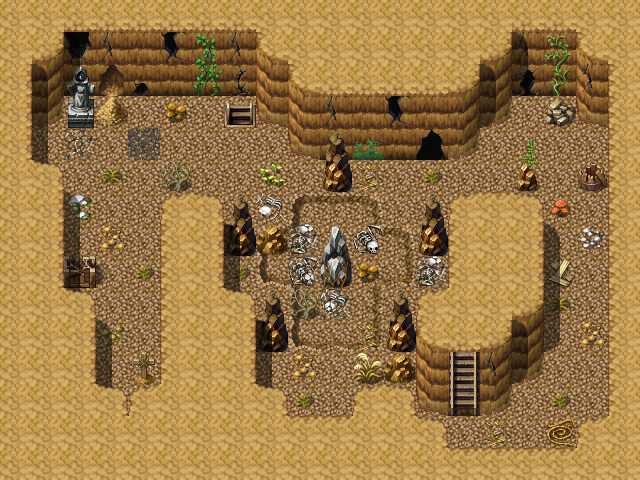

Below is a game level as drawn by its tile map, then a one-line description and the .tmx that defines it (tile-layer data replaced by summaries):
An orthogonal 20x15 tile map with 32x32 px tiles, 5 tile layers (Ground, Objects, Objects_after, Above, ...), 1 hidden layer not drawn, 40 tilesets and 17 objects (8x spawn, 6x replace, 2x mapchange, sign).

<map version="1.0" orientation="orthogonal" width="20" height="15" tilewidth="32" tileheight="32">
 <tileset firstgid="1" name="map_bed_1" tilewidth="32" tileheight="32">
  <image source="../drawable/map_bed_1.png" width="512" height="256" />
 </tileset>
 <tileset firstgid="129" name="map_border_1" tilewidth="32" tileheight="32">
  <image source="../drawable/map_border_1.png" width="512" height="256" />
 </tileset>
 <tileset firstgid="257" name="map_bridge_1" tilewidth="32" tileheight="32">
  <image source="../drawable/map_bridge_1.png" width="512" height="256" />
 </tileset>
 <tileset firstgid="385" name="map_broken_1" tilewidth="32" tileheight="32">
  <image source="../drawable/map_broken_1.png" width="512" height="256" />
 </tileset>
 <tileset firstgid="513" name="map_cavewall_1" tilewidth="32" tileheight="32">
  <image source="../drawable/map_cavewall_1.png" width="576" height="192" />
 </tileset>
 <tileset firstgid="621" name="map_cavewall_2" tilewidth="32" tileheight="32">
  <image source="../drawable/map_cavewall_2.png" width="576" height="192" />
 </tileset>
 <tileset firstgid="729" name="map_cavewall_3" tilewidth="32" tileheight="32">
  <image source="../drawable/map_cavewall_3.png" width="576" height="192" />
 </tileset>
 <tileset firstgid="837" name="map_chair_table_1" tilewidth="32" tileheight="32">
  <image source="../drawable/map_chair_table_1.png" width="512" height="256" />
 </tileset>
 <tileset firstgid="965" name="map_crate_1" tilewidth="32" tileheight="32">
  <image source="../drawable/map_crate_1.png" width="512" height="256" />
 </tileset>
 <tileset firstgid="1093" name="map_cupboard_1" tilewidth="32" tileheight="32">
  <image source="../drawable/map_cupboard_1.png" width="512" height="256" />
 </tileset>
 <tileset firstgid="1221" name="map_curtain_1" tilewidth="32" tileheight="32">
  <image source="../drawable/map_curtain_1.png" width="512" height="256" />
 </tileset>
 <tileset firstgid="1349" name="map_entrance_1" tilewidth="32" tileheight="32">
  <image source="../drawable/map_entrance_1.png" width="512" height="256" />
 </tileset>
 <tileset firstgid="1477" name="map_fence_1" tilewidth="32" tileheight="32">
  <image source="../drawable/map_fence_1.png" width="512" height="256" />
 </tileset>
 <tileset firstgid="1605" name="map_fence_2" tilewidth="32" tileheight="32">
  <image source="../drawable/map_fence_2.png" width="512" height="256" />
 </tileset>
 <tileset firstgid="1733" name="map_ground_1" tilewidth="32" tileheight="32">
  <image source="../drawable/map_ground_1.png" width="512" height="256" />
 </tileset>
 <tileset firstgid="1861" name="map_ground_2" tilewidth="32" tileheight="32">
  <image source="../drawable/map_ground_2.png" width="512" height="256" />
 </tileset>
 <tileset firstgid="1989" name="map_ground_3" tilewidth="32" tileheight="32">
  <image source="../drawable/map_ground_3.png" width="512" height="256" />
 </tileset>
 <tileset firstgid="2117" name="map_ground_4" tilewidth="32" tileheight="32">
  <image source="../drawable/map_ground_4.png" width="512" height="256" />
 </tileset>
 <tileset firstgid="2245" name="map_ground_5" tilewidth="32" tileheight="32">
  <image source="../drawable/map_ground_5.png" width="512" height="256" />
 </tileset>
 <tileset firstgid="2373" name="map_ground_6" tilewidth="32" tileheight="32">
  <image source="../drawable/map_ground_6.png" width="512" height="256" />
 </tileset>
 <tileset firstgid="2501" name="map_ground_7" tilewidth="32" tileheight="32">
  <image source="../drawable/map_ground_7.png" width="512" height="256" />
 </tileset>
 <tileset firstgid="2629" name="map_ground_8" tilewidth="32" tileheight="32">
  <image source="../drawable/map_ground_8.png" width="512" height="256" />
 </tileset>
 <tileset firstgid="2757" name="map_indoor_1" tilewidth="32" tileheight="32">
  <image source="../drawable/map_indoor_1.png" width="512" height="256" />
 </tileset>
 <tileset firstgid="2885" name="map_kitchen_1" tilewidth="32" tileheight="32">
  <image source="../drawable/map_kitchen_1.png" width="512" height="256" />
 </tileset>
 <tileset firstgid="3013" name="map_outdoor_1" tilewidth="32" tileheight="32">
  <image source="../drawable/map_outdoor_1.png" width="512" height="256" />
 </tileset>
 <tileset firstgid="3141" name="map_pillar_1" tilewidth="32" tileheight="32">
  <image source="../drawable/map_pillar_1.png" width="512" height="256" />
 </tileset>
 <tileset firstgid="3269" name="map_plant_1" tilewidth="32" tileheight="32">
  <image source="../drawable/map_plant_1.png" width="512" height="256" />
 </tileset>
 <tileset firstgid="3397" name="map_rock_1" tilewidth="32" tileheight="32">
  <image source="../drawable/map_rock_1.png" width="512" height="256" />
 </tileset>
 <tileset firstgid="3525" name="map_roof_1" tilewidth="32" tileheight="32">
  <image source="../drawable/map_roof_1.png" width="512" height="256" />
 </tileset>
 <tileset firstgid="3653" name="map_roof_2" tilewidth="32" tileheight="32">
  <image source="../drawable/map_roof_2.png" width="512" height="256" />
 </tileset>
 <tileset firstgid="3781" name="map_shop_1" tilewidth="32" tileheight="32">
  <image source="../drawable/map_shop_1.png" width="512" height="256" />
 </tileset>
 <tileset firstgid="3909" name="map_sign_ladder_1" tilewidth="32" tileheight="32">
  <image source="../drawable/map_sign_ladder_1.png" width="512" height="256" />
 </tileset>
 <tileset firstgid="4037" name="map_table_1" tilewidth="32" tileheight="32">
  <image source="../drawable/map_table_1.png" width="512" height="256" />
 </tileset>
 <tileset firstgid="4165" name="map_trail_1" tilewidth="32" tileheight="32">
  <image source="../drawable/map_trail_1.png" width="512" height="256" />
 </tileset>
 <tileset firstgid="4293" name="map_tree_1" tilewidth="32" tileheight="32">
  <image source="../drawable/map_tree_1.png" width="512" height="256" />
 </tileset>
 <tileset firstgid="4421" name="map_wall_1" tilewidth="32" tileheight="32">
  <image source="../drawable/map_wall_1.png" width="512" height="256" />
 </tileset>
 <tileset firstgid="4549" name="map_wall_2" tilewidth="32" tileheight="32">
  <image source="../drawable/map_wall_2.png" width="480" height="256" />
 </tileset>
 <tileset firstgid="4669" name="map_wall_3" tilewidth="32" tileheight="32">
  <image source="../drawable/map_wall_3.png" width="480" height="256" />
 </tileset>
 <tileset firstgid="4789" name="map_window_1" tilewidth="32" tileheight="32">
  <image source="../drawable/map_window_1.png" width="512" height="256" />
 </tileset>
 <tileset firstgid="4917" name="map_window_2" tilewidth="32" tileheight="32">
  <image source="../drawable/map_window_2.png" width="512" height="256" />
 </tileset>
 <layer name="Ground" width="20" height="15">
  <data>[300 cells, 300 non-empty, 24 distinct tile ids]</data>
 </layer>
 <layer name="Objects" width="20" height="15">
  <data>[300 cells, 97 non-empty, 53 distinct tile ids]</data>
 </layer>
 <layer name="Objects_after" width="20" height="15">
  <data>[300 cells, 6 non-empty, 2 distinct tile ids]</data>
 </layer>
 <layer name="Above" width="20" height="15">
  <data>[300 cells, 41 non-empty, 9 distinct tile ids]</data>
 </layer>
 <layer name="Above_after" width="20" height="15">
  <data>[300 cells, 2 non-empty, 1 distinct tile ids]</data>
 </layer>
 <layer name="Walkable" width="20" height="15" visible="0">
  <data>[300 cells, 215 non-empty, 1 distinct tile ids]</data>
 </layer>
 <objectgroup name="Mapevents" width="20" height="15">
  <!-- 3 objects omitted --></objectgroup>
 <objectgroup name="Spawn" width="20" height="15" visible="0">
  <!-- 7 objects omitted --></objectgroup>
 <objectgroup name="Spawn_bats" width="20" height="15" visible="0">
  <!-- 1 objects omitted --></objectgroup>
 <objectgroup name="Keys" width="20" height="15" />
 <objectgroup name="Replace" width="20" height="15">
  <!-- 6 objects omitted --></objectgroup>
</map>
<!-- 17 of 17 objects omitted -->
